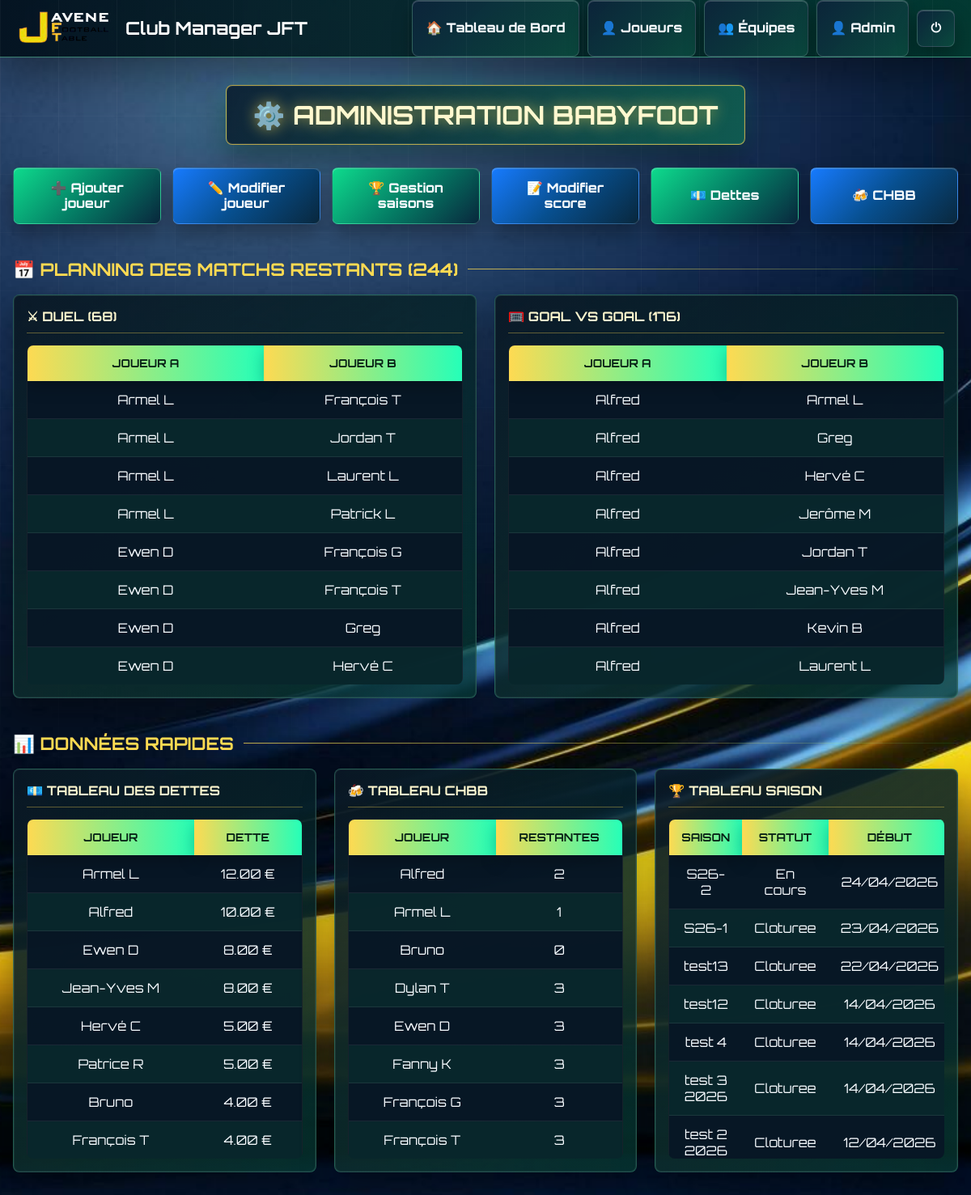
The page /admin on the database its author committed.
### app.py (models this page shows)
class Player(db.Model):
    id = db.Column(db.Integer, primary_key=True)
    name = db.Column(db.String(100))
    mail = db.Column(db.String(200))
    photo = db.Column(db.String(200), default="/static/img/default.png")
    sexe = db.Column(db.String(1), default="M")
    actif = db.Column(db.Boolean, default=True)
    team = db.Column(db.String(1))  # "A", "B" ou NULL
    force_team_b = db.Column(db.Boolean, default=False)
    card_background = db.Column(db.String(200))
    card_video = db.Column(db.String(200), nullable=True)
    duel = db.Column(db.Integer, default=0)
    goal = db.Column(db.Integer, default=0)
    goal_won = db.Column(db.Integer, default=0)
    matches = db.Column(db.Integer, default=0)
    matches_duel = db.Column(db.Integer, default=0)
    matches_goal = db.Column(db.Integer, default=0)
    wins = db.Column(db.Integer, default=0)
    losses = db.Column(db.Integer, default=0)
    elo = db.Column(db.Integer, default=1000)
    membre_club = db.Column(db.Boolean, default=True)
    interclub = db.Column(db.Boolean, default=False)
    interclub_wins = db.Column(db.Integer, default=0)
    atelier_duel = db.Column(db.Boolean, default=True)
    atelier_goal = db.Column(db.Boolean, default=True)
    external_club = db.Column(db.String(100))
    club_logo = db.Column(db.String(200))
    dette = db.Column(db.Float, default=0)
    chbb = db.Column(db.Boolean, default=False)
    chbb_count = db.Column(db.Integer, default=3)
    chbb_date1 = db.Column(db.String(50))
    chbb_date2 = db.Column(db.String(50))
    chbb_date3 = db.Column(db.String(50))

class Season(db.Model):
    id = db.Column(db.Integer, primary_key=True)
    name = db.Column(db.String(100))
    active = db.Column(db.Boolean, default=True)
    date_start = db.Column(db.DateTime, default=datetime.datetime.utcnow)
    date_end = db.Column(db.DateTime)

### app.py (the view)
@app.route("/admin")
def admin():
    season = get_current_season()
    players = Player.query.all()
    matches = Match.query.filter_by(season_id=season.id).order_by(Match.date.desc()).all() if season else []
    players_dict = {p.id: p for p in players}
    remaining_matches, duel_remaining, goal_remaining = get_remaining_matches_for_season(season)
    dette_players = (
        Player.query
        .filter(Player.membre_club == True, Player.dette != 0)
        .order_by(Player.dette.desc(), Player.name.asc())
        .limit(12)
        .all()
    )
    chbb_players = (
        Player.query
        .filter_by(membre_club=True, chbb=True)
        .order_by(Player.name.asc())
        .limit(12)
        .all()
    )
    seasons = Season.query.order_by(Season.date_start.desc()).limit(8).all()
    return render_template(
        "admin.html",
        players=players,
        matches=matches,
        players_dict=players_dict,
        remaining_matches=remaining_matches,
        duel_remaining=duel_remaining,
        goal_remaining=goal_remaining,
        dette_players=dette_players,
        chbb_players=chbb_players,
        seasons=seasons,
        current_season=season
    )

### app.py (called while the page is built)
def get_current_season():
    return Season.query.filter_by(active=True).first()

def get_played_pairs_for_season(season):
    if not season:
        return set()
    matches = Match.query.filter_by(season_id=season.id).all()
    return {
        (min(m.playerA_id, m.playerB_id), max(m.playerA_id, m.playerB_id), m.type)
        for m in matches
        if m.playerA_id and m.playerB_id
    }

@app.after_request
def add_header(response):
    response.headers["Cache-Control"] = "no-store"
    return response

### templates/admin.html (shortened to what this page needs)
{% extends "base.html" %}
{% block content %}
<div class="admin-container">
    <h1>⚙️ Administration Babyfoot</h1>
    <div class="admin-actions">
        <a href="/admin/player/new" class="btn btn-add">➕ Ajouter joueur</a>
        <a href="/admin/player/list" class="btn btn-edit">✏️ Modifier joueur</a>
        <a href="/admin/season" class="btn btn-add">🏆 Gestion saisons</a>
        <a href="/admin/match/list" class="btn btn-edit">📝 Modifier score</a>
        <a href="/admin/dettes" class="btn btn-add">💶 Dettes</a>
        <a href="/admin/chbb/login" class="btn btn-edit">🍻 CHBB</a>
    </div>
    <h2 class="planning-title">📅 Planning des matchs restants ({{ remaining_matches|length }})</h2>
    <div class="planning-container">
        <div class="planning-block">
            <h3 class="planning-subtitle">⚔ Duel ({{ duel_remaining|length }})</h3>
            <div class="planning-wrapper">
                <table class="admin-table">
                    <thead>
                        <tr>
                            <th>Joueur A</th>
                            <th>Joueur B</th>
                        </tr>
                    </thead>
                    <tbody>
                        {% for m in duel_remaining %}
                        <tr>
                            <td>{{ players_dict[m.playerA_id].name if m.playerA_id in players_dict else '-' }}</td>
                            <td>{{ players_dict[m.playerB_id].name if m.playerB_id in players_dict else '-' }}</td>
                        </tr>
                        {% endfor %}
                    </tbody>
                </table>
            </div>
        </div>
        <div class="planning-block">
            <h3 class="planning-subtitle">🥅 Goal vs Goal ({{ goal_remaining|length }})</h3>
            <div class="planning-wrapper">
                <table class="admin-table">
                    <thead>
                        <tr>
                            <th>Joueur A</th>
                            <th>Joueur B</th>
                        </tr>
                    </thead>
                    <tbody>
                        {% for m in goal_remaining %}
                        <tr>
                            <td>{{ players_dict[m.playerA_id].name if m.playerA_id in players_dict else '-' }}</td>
                            <td>{{ players_dict[m.playerB_id].name if m.playerB_id in players_dict else '-' }}</td>
                        </tr>
                        {% endfor %}
                    </tbody>
                </table>
            </div>
        </div>
    </div>
    <h2 class="planning-title">📊 Données rapides</h2>
    <div class="planning-container">
        <div class="planning-block">
            <h3 class="planning-subtitle">💶 Tableau des dettes</h3>
            <div class="planning-wrapper">
                <table class="admin-table">
                    <thead>
                        <tr>
                            <th>Joueur</th>
                            <th>Dette</th>
                        </tr>
                    </thead>
                    <tbody>
                        {% for p in dette_players %}
                        <tr>
                            <td>{{ p.name }}</td>
                            <td>{{ "%.2f"|format(p.dette or 0) }} €</td>
                        </tr>
                        {% endfor %}
                    </tbody>
                </table>
            </div>
        </div>
        <div class="planning-block">
            <h3 class="planning-subtitle">🍻 Tableau CHBB</h3>
            <div class="planning-wrapper">
                <table class="admin-table">
                    <thead>
                        <tr>
                            <th>Joueur</th>
                            <th>Restantes</th>
                        </tr>
                    </thead>
                    <tbody>
                        {% for p in chbb_players %}
                        <tr>
                            <td>{{ p.name }}</td>
                            <td>{{ p.chbb_count }}</td>
                        </tr>
                        {% endfor %}
                    </tbody>
                </table>
            </div>
        </div>
        <div class="planning-block">
            <h3 class="planning-subtitle">🏆 Tableau saison</h3>
            <div class="planning-wrapper">
                <table class="admin-table">
                    <thead>
                        <tr>
                            <th>Saison</th>
                            <th>Statut</th>
                            <th>Début</th>
                        </tr>
                    </thead>
                    <tbody>
                        {% for s in seasons %}
                        <tr>
                            <td>{{ s.name }}</td>
                            <td>{{ "En cours" if current_season and s.id == current_season.id else "Cloturee" }}</td>
                            <td>{{ s.date_start.strftime('%d/%m/%Y') if s.date_start else "-" }}</td>
                        </tr>
                        {% endfor %}
                    </tbody>
                </table>
            </div>
        </div>
    </div>
</div>
{% endblock %}

### static/css/style.css (style rules this page uses)
body { margin: 0; font-family: Arial; }
.btn { background: linear-gradient(#3b5d87, #223a5c); padding: 10px 16px; border-radius: 6px; color: white; text-decoration: none; font-weight: bold; box-shadow: inset 0 1px 0 rgba(255, 255, 255, 0.3), 0 3px 6px rgba(0, 0, 0, 0.4); transition: 0.2s; }

### static/css/admin.css (style rules this page uses)
body.admin { min-height: 100vh; color: #f7fbff; background: url("/static/img/background/background-12.png") center/cover no-repeat fixed; font-family: Orbitron, Arial, sans-serif; }
body.admin::before { content: ""; position: fixed; inset: 0; pointer-events: none; background: linear-gradient(90deg, rgba(255, 255, 255, 0.05) 1px, transparent 1px), linear-gradient(0deg, rgba(255, 255, 255, 0.04) 1px, transparent 1px); background-size: 72px 72px; mask-image: linear-gradient(to bottom, rgba(0, 0, 0, 0.75), transparent 78%); }
.admin-container { position: relative; }
.admin-container h1 { width: fit-content; margin: 0 auto 28px; padding: 16px 32px; color: #fff8cf; text-align: center; text-transform: uppercase; letter-spacing: 0; background: linear-gradient(110deg, rgba(11, 31, 49, 0.92), rgba(15, 98, 80, 0.86)); border: 1px solid rgba(254, 218, 82, 0.7); border-radius: 8px; box-shadow: inset 0 0 0 1px rgba(255, 255, 255, 0.08), 0 18px 38px rgba(0, 0, 0, 0.4), 0 0 28px rgba(37, 255, 184, 0.18); text-shadow: 0 0 18px rgba(254, 218, 82, 0.65); }
.planning-title { display: flex; align-items: center; gap: 12px; margin: 42px 0 18px; color: #feda52; font-size: 1.35rem; text-transform: uppercase; }
.planning-title::after { content: ""; flex: 1; height: 1px; background: linear-gradient(90deg, rgba(254, 218, 82, 0.75), rgba(37, 255, 184, 0.08)); }
.admin-actions { display: grid; grid-template-columns: repeat(6, minmax(140px, 1fr)); gap: 14px; margin-bottom: 36px; }
.btn { display: inline-flex; align-items: center; justify-content: center; min-height: 46px; padding: 11px 16px; border: 1px solid rgba(255, 255, 255, 0.16); border-radius: 8px; color: #f7fbff; text-align: center; text-decoration: none; font-weight: 800; line-height: 1.2; background: linear-gradient(135deg, rgba(12, 36, 59, 0.96), rgba(11, 74, 63, 0.92)); box-shadow: inset 0 1px 0 rgba(255, 255, 255, 0.2), 0 12px 24px rgba(0, 0, 0, 0.32); transition: transform 0.18s ease, box-shadow 0.18s ease, border-color 0.18s ease; }
.btn-add { background: linear-gradient(135deg, #0edb8d, #047c64 52%, #09283e); }
.btn-edit { background: linear-gradient(135deg, #177bff, #074f8f 50%, #09283e); }
.planning-container { display: grid; grid-template-columns: repeat(auto-fit, minmax(300px, 1fr)); gap: 22px; margin-bottom: 42px; }
.planning-block { min-width: 0; padding: 16px; border: 1px solid rgba(121, 255, 205, 0.24); border-radius: 8px; background: linear-gradient(145deg, rgba(7, 22, 36, 0.92), rgba(7, 56, 50, 0.78)), linear-gradient(90deg, rgba(254, 218, 82, 0.12), transparent); box-shadow: inset 0 0 0 1px rgba(255, 255, 255, 0.06), 0 18px 38px rgba(0, 0, 0, 0.35); }
.planning-subtitle { margin: 0 0 14px; padding-bottom: 10px; color: #fff8cf; font-size: 1rem; text-transform: uppercase; border-bottom: 1px solid rgba(254, 218, 82, 0.35); }
.planning-wrapper, .table-wrapper { overflow: auto; border-radius: 8px; }
.planning-wrapper { max-height: 420px; }
.admin-table { width: 100%; border-collapse: separate; border-spacing: 0; overflow: hidden; color: #f7fbff; background: rgba(2, 12, 22, 0.82); border: 1px solid rgba(255, 255, 255, 0.08); border-radius: 8px; }
.admin-table th, .admin-table td { padding: 13px 15px; text-align: center; border-bottom: 1px solid rgba(255, 255, 255, 0.08); }
.admin-table th { position: sticky; top: 0; z-index: 2; color: #062015; text-transform: uppercase; font-size: 0.86rem; background: linear-gradient(90deg, #feda52, #25ffb8); box-shadow: 0 7px 20px rgba(0, 0, 0, 0.25); }
.admin-table tbody tr { background: rgba(8, 24, 39, 0.88); transition: background 0.16s ease, transform 0.16s ease; }
.admin-table tbody tr:nth-child(even) { background: rgba(10, 43, 48, 0.82); }

### rows shown on the page
Player: name "Armel L" "Armel L" "Armel L" "Armel L", name "Armel L", name "Armel L", dette "12.00", chbb_count "1"
Player: name "François T" "François T", name "François T", dette "4.00", chbb_count "3"
Player: name "Jordan T", name "Jordan T"
Player: name "Laurent L", name "Laurent L"
Player: name "Patrick L"
Player: name "Ewen D" "Ewen D" "Ewen D" "Ewen D", name "Ewen D", dette "8.00", chbb_count "3"
Player: name "François G", name "François G", chbb_count "3"
Player: name "Greg", name "Greg"
Player: name "Hervé C", name "Hervé C", name "Hervé C", dette "5.00"
Player: name "Alfred" "Alfred" "Alfred" "Alfred" "Alfred" "Alfred" "Alfred" "Alfred", name "Alfred", dette "10.00", chbb_count "2"
Player: name "Jerôme M"
Player: name "Jean-Yves M", name "Jean-Yves M", dette "8.00"
Player: name "Kevin B"
Player: name "Patrice R", dette "5.00"
Player: name "Bruno", dette "4.00", chbb_count "0"
Player: name "Dylan T", chbb_count "3"
Player: name "Fanny K", chbb_count "3"
Season: name "S26-2", id "En cours", date_start "24/04/2026"
Season: name "S26-1", id "Cloturee", date_start "23/04/2026"
Season: name "test13", id "Cloturee", date_start "22/04/2026"
Season: name "test12", id "Cloturee", date_start "14/04/2026"
Season: name "test 4", id "Cloturee", date_start "14/04/2026"
Season: name "test 3 2026", id "Cloturee", date_start "14/04/2026"
Season: name "test 2 2026", id "Cloturee", date_start "12/04/2026"

### other values the page prints
{{ remaining_matches|length }} "244"
{{ duel_remaining|length }} "68"
{{ goal_remaining|length }} "176"
